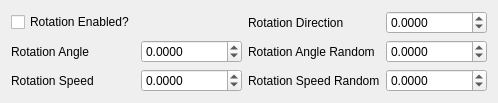
                 <widget class="QWidget" name="tab_14">
                  <attribute name="title">
                   <string>Rotate</string>
                  </attribute>
                  <layout class="QGridLayout" name="gridLayout_30">
                   <item row="2" column="0">
                    <widget class="QLabel" name="label_112">
                     <property name="text">
                      <string>Rotation Angle</string>
                     </property>
                    </widget>
                   </item>
                   <item row="0" column="0">
                    <widget class="QCheckBox" name="extraRotationEnabled">
                     <property name="text">
                      <string>Rotation Enabled?</string>
                     </property>
                    </widget>
                   </item>
                   <item row="3" column="0">
                    <widget class="QLabel" name="label_113">
                     <property name="text">
                      <string>Rotation Speed</string>
                     </property>
                    </widget>
                   </item>
                   <item row="3" column="1">
                    <widget class="QDoubleSpinBox" name="extraRotationSpeed">
                     <property name="sizePolicy">
                      <sizepolicy hsizetype="MinimumExpanding" vsizetype="Fixed">
                       <horstretch>0</horstretch>
                       <verstretch>0</verstretch>
                      </sizepolicy>
                     </property>
                     <property name="prefix">
                      <string/>
                     </property>
                     <property name="decimals">
                      <number>4</number>
                     </property>
                     <property name="minimum">
                      <double>-999999.999900000053458</double>
                     </property>
                     <property name="maximum">
                      <double>999999.999900000053458</double>
                     </property>
                    </widget>
                   </item>
                   <item row="0" column="2">
                    <widget class="QLabel" name="label_111">
                     <property name="text">
                      <string>Rotation Direction</string>
                     </property>
                    </widget>
                   </item>
                   <item row="2" column="1">
                    <widget class="QDoubleSpinBox" name="extraRotationAngle">
                     <property name="sizePolicy">
                      <sizepolicy hsizetype="MinimumExpanding" vsizetype="Fixed">
                       <horstretch>0</horstretch>
                       <verstretch>0</verstretch>
                      </sizepolicy>
                     </property>
                     <property name="prefix">
                      <string/>
                     </property>
                     <property name="decimals">
                      <number>4</number>
                     </property>
                     <property name="minimum">
                      <double>-999999.999900000053458</double>
                     </property>
                     <property name="maximum">
                      <double>999999.999900000053458</double>
                     </property>
                    </widget>
                   </item>
                   <item row="2" column="2">
                    <widget class="QLabel" name="label_114">
                     <property name="text">
                      <string>Rotation Angle Random</string>
                     </property>
                    </widget>
                   </item>
                   <item row="3" column="2">
                    <widget class="QLabel" name="label_115">
                     <property name="text">
                      <string>Rotation Speed Random</string>
                     </property>
                    </widget>
                   </item>
                   <item row="2" column="3">
                    <widget class="QDoubleSpinBox" name="extraRotationAngleRandom">
                     <property name="sizePolicy">
                      <sizepolicy hsizetype="MinimumExpanding" vsizetype="Fixed">
                       <horstretch>0</horstretch>
                       <verstretch>0</verstretch>
                      </sizepolicy>
                     </property>
                     <property name="prefix">
                      <string/>
                     </property>
                     <property name="decimals">
                      <number>4</number>
                     </property>
                     <property name="minimum">
                      <double>-999999.999900000053458</double>
                     </property>
                     <property name="maximum">
                      <double>999999.999900000053458</double>
                     </property>
                    </widget>
                   </item>
                   <item row="0" column="3">
                    <widget class="QDoubleSpinBox" name="extraRotationDirection">
                     <property name="sizePolicy">
                      <sizepolicy hsizetype="MinimumExpanding" vsizetype="Fixed">
                       <horstretch>0</horstretch>
                       <verstretch>0</verstretch>
                      </sizepolicy>
                     </property>
                     <property name="prefix">
                      <string/>
                     </property>
                     <property name="decimals">
                      <number>4</number>
                     </property>
                     <property name="minimum">
                      <double>-999999.999900000053458</double>
                     </property>
                     <property name="maximum">
                      <double>999999.999900000053458</double>
                     </property>
                    </widget>
                   </item>
                   <item row="3" column="3">
                    <widget class="QDoubleSpinBox" name="extraRotationSpeedRandom">
                     <property name="sizePolicy">
                      <sizepolicy hsizetype="MinimumExpanding" vsizetype="Fixed">
                       <horstretch>0</horstretch>
                       <verstretch>0</verstretch>
                      </sizepolicy>
                     </property>
                     <property name="prefix">
                      <string/>
                     </property>
                     <property name="decimals">
                      <number>4</number>
                     </property>
                     <property name="minimum">
                      <double>-999999.999900000053458</double>
                     </property>
                     <property name="maximum">
                      <double>999999.999900000053458</double>
                     </property>
                    </widget>
                   </item>
                  </layout>
                 </widget>
